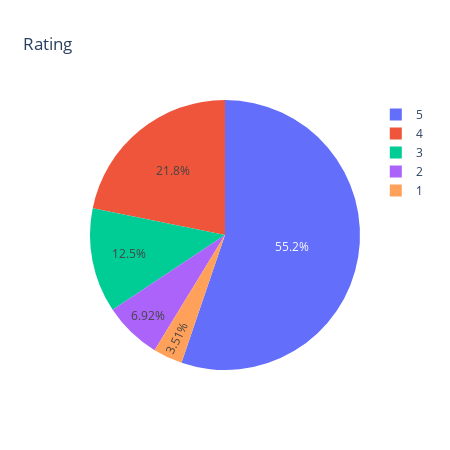

Source (notebook cell):
### Code cell
plt.figure(figsize=(15,7))
plt.subplot(1,2,1)
sns.countplot(x=df["Rating"])


fig = go.Figure(data=[
    go.Pie(
        labels=k,
        values=color
    )
])

fig.update_layout(
    title='Rating',
    height=450,
    width=450
)

iplot(fig)

### Figure 1 — Plotly figure (JSON) as saved in the notebook; plotly's stock layout.template omitted (floating-point values rounded to 4 significant figures)
{"data": [{"labels": [1, 2, 3, 4, 5], "type": "pie", "values": [3.514, 6.917, 12.53, 21.81, 55.22]}], "layout": {"height": 450, "title": {"text": "Rating"}, "width": 450}}
